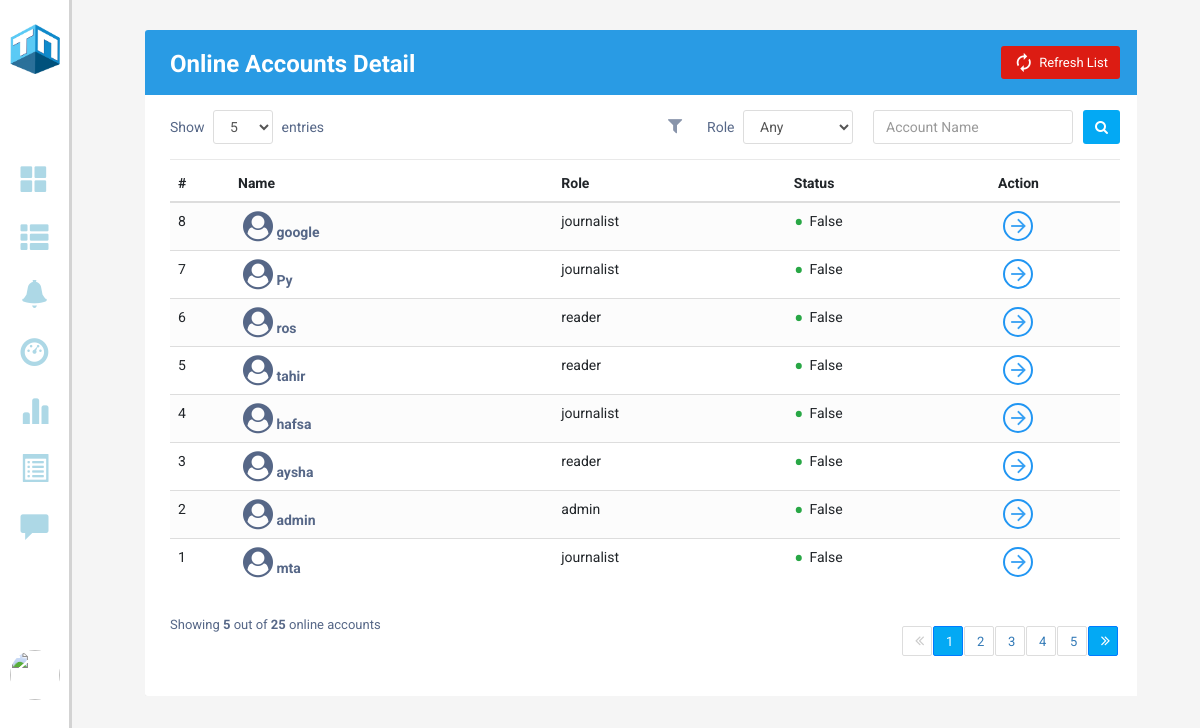
Screenshot of /onlinestatus (signed in) with the database file from the repository.
### models.py (models this page shows)
class Users(db.Model, UserMixin):
    id = db.Column(db.Integer,  primary_key = True, nullable = False)
    email = Column(String, nullable=False, unique = True)
    username = Column(String, nullable=False)
    role = Column(String, nullable=False)
    password = Column(String, nullable=False)
    profile_pic = Column(BLOB, nullable=False)
    mimetype = Column(String, nullable=False)
    status = Column(Boolean, nullable=False)
    created_at = Column(DateTime, server_default = func.now(), nullable=False)
    updated_at = Column(DateTime, server_default = func.now(), server_onupdate = func.now(), nullable=False)
    poster = db.relationship('Posts', backref=backref('poster'), cascade = 'all, delete')
    reporter = db.relationship('Reports', backref=backref('reporter'), cascade = 'all, delete')
    bookmarker = db.relationship('Bookmarks', backref=backref('bookmarker'), cascade = 'all, delete')
    notifier = db.relationship('Notifications', backref=backref('notifier'), cascade = 'all, delete')

### app.py (the view)
@app.route('/onlinestatus')
@login_required
def get_online_users():
    print(current_user.is_active)
    users = Users.query.order_by(Users.id.desc()).all()
    return render_template("OnlineStatus.html", users = users)

### app.py (called while the page is built)
@login_manager.user_loader
def load_user(user_id):
    return Users.query.get(int(user_id))

### templates/OnlineStatus.html (shortened to what this page needs)
<!DOCTYPE html>
<html lang="en">
<head>
    <link rel="stylesheet" type="text/css" href="/static/style.css">
    <link rel="stylesheet" href="https://stackpath.bootstrapcdn.com/bootstrap/4.5.0/css/bootstrap.min.css">
    <link rel="stylesheet" href="https://maxcdn.bootstrapcdn.com/font-awesome/4.7.0/css/font-awesome.min.css">
    <link rel="stylesheet" href="https://maxcdn.bootstrapcdn.com/bootstrap/3.3.6/css/bootstrap.min.css">
    <link rel="stylesheet" href="https://cdnjs.cloudflare.com/ajax/libs/font-awesome/4.7.0/css/font-awesome.min.css">
    <link rel="stylesheet" href="https://maxcdn.bootstrapcdn.com/bootstrap/3.3.7/css/bootstrap.min.css"
>
</head>
<body>
    <section class="GContent" style="background-color: #f2f3f4">
        {% include 'left_admin_menu.html' %}
        <div class="G1" style="width: 94%;">
            <div class="Gformat" style="width: 100%;">
                <div class="container-xl">
                    <div class="table-responsive">
                        <div class="table-wrapper">
                            <div class="table-title">
                                <div class="row">
                                    <div class="col-sm-4">
                                        <h2 style="color: white;">Online Accounts <b>Detail</b></h2>
                                    </div>
                                    <div class="col-sm-8">
                                        <a href="#" class="btn btn-primary" style="background-color: #DC1C13"><i
                                                class="material-icons">&#xE863;</i> <span>Refresh List</span></a>
                                    </div>
                                </div>
                            </div>
                            <div class="table-filter">
                                <div class="row">
                                    <div class="col-sm-3">
                                        <div class="show-entries">
                                            <span>Show</span>
                                            <select class="form-control">
                                                <option>5</option>
                                            </select>
                                            <span>entries</span>
                                        </div>
                                    </div>
                                    <div class="col-sm-9">
                                        <button type="button" class="btn btn-primary"><i
                                                class="fa fa-search"></i></button>
                                        <div class="filter-group">
                                            <input type="text" class="form-control" placeholder="Account Name">
                                        </div>
                                        <div class="filter-group">
                                            <label>Role</label>
                                            <select class="form-control">
                                                <option>Any</option>
                                            </select>
                                        </div>
                                        <span class="filter-icon"><i class="fa fa-filter"></i></span>
                                    </div>
                                </div>
                            </div>
                            <table class="table table-striped table-hover">
                                <thead>
                                    <tr>
                                        <th>#</th>
                                        <th>Name</th>
                                        <th>Role</th>
                                        <th>Status</th>
                                        <th>Action</th>
                                    </tr>
                                </thead>
                                <tbody>
                                    {% for user in users %}
                                    <tr>
                                        <td>{{user.id}}</td>
                                        <td><a href="#"><i class="fa fa-user-circle" aria-hidden="true"
                                                    style="font-size: 30px;"></i> {{user.username}}</a></td>
                                        <td>{{user.role}}</td>
                                        <td><span class="status text-success">&bull;</span> {{user.status}}</td>
                                        <td><a href="#" class="view" title="View Details" data-toggle="tooltip"><i
                                                    class="material-icons">&#xE5C8;</i></a></td>
                                    </tr>
                                    {% endfor %}
                                </tbody>
                            </table>
                            <div class="clearfix">
                                <div class="hint-text">Showing <b>5</b> out of <b>25</b> online accounts</div>
                                <ul class="pagination">
                                    <li class="page-item disabled"><a href="#"><i class="fa fa-angle-double-left"
                                                style="margin-top: -8px;"></i></a></li>
                                    <li class="page-item active"><a href="#" class="page-link">1</a></li>
                                    <li class="page-item"><a href="#" class="page-link">2</a></li>
                                    <li class="page-item"><a href="#" class="page-link">3</a></li>
                                    <li class="page-item"><a href="#" class="page-link">4</a></li>
                                    <li class="page-item"><a href="#" class="page-link">5</a></li>
                                    <li class="page-item active "><a href="#" class="page-link"><i
                                                class="fa fa-angle-double-right" style="margin-top: -8px;"></i></a></li>
                                </ul>
                            </div>
                        </div>
                    </div>
                </div>
            </div>
        </div>
    </section>
</body>
</html>

### static/style.css (style rules this page uses)
body { margin: 0; padding: 0; font-family: Arial, Helvetica, sans-serif; }
.form-control { width: 100%; margin-left: -5%; }
.GContent .G1 { float: left; margin-left: 6%; padding: 0 4%; width: 64%; }
.Gformat { float: left; width: 75%; padding-left: 10px; }
.Gformat h2 { margin-top: 19px; font-size: 20px; font-weight: bold; color: black; margin-right: 6px; }
.table-responsive { margin: 30px 0; }
.table-wrapper { min-width: 1000px; background: #fff; padding: 20px; box-shadow: 0 1px 1px rgba(0, 0, 0, .05); }
.table-title { padding-bottom: 10px; margin: 0 0 10px; min-width: 100%; }
.table-title h2 { margin: 8px 0 0; font-size: 22px; }
table.table tr th, table.table tr td { border-color: #e9e9e9; }
table.table-striped tbody tr:nth-of-type(odd) { background-color: #fcfcfc; }
table.table td:last-child { width: 130px; }
table.table td a { color: #a0a5b1; display: inline-block; margin: 0 5px; }
table.table td a.view { color: #03A9F4; }
table.table td i { font-size: 19px; }
.pagination { float: right; margin: 0 0 5px; }
.pagination li a { border: none; font-size: 95%; width: 30px; height: 30px; color: #999; margin: 0 2px; line-height: 30px; border-radius: 30px !important; text-align: center; padding: 0; }
.pagination li.active a { background: #03A9F4; }
.pagination li.disabled i { color: #ccc; }
.pagination li i { font-size: 16px; padding-top: 6px }
.hint-text { float: left; margin-top: 6px; font-size: 95%; }
.table-wrapper { min-width: 1000px; background: #fff; padding: 20px 25px; border-radius: 3px; box-shadow: 0 1px 1px rgba(0, 0, 0, .05); }
.table-title { padding-bottom: 15px; background: #299be4; color: #fff; padding: 16px 30px; margin: -20px -25px 10px; border-radius: 3px 3px 0 0; }
.table-title h2 { margin: 5px 0 0; font-size: 24px; }
.table-title .btn { color: #566787; float: right; font-size: 13px; background: #fff; border: none; min-width: 50px; border-radius: 2px; border: none; outline: none !important; margin-left: 10px; }
.table-title .btn i { float: left; font-size: 21px; margin-right: 5px; }
.table-title .btn span { float: left; margin-top: 2px; }
table.table tr th, table.table tr td { border-color: #e9e9e9; padding: 12px 15px; vertical-align: middle; }
table.table tr th:first-child { width: 60px; }
table.table tr th:last-child { width: 100px; }
table.table td:last-child i { opacity: 0.9; font-size: 22px; margin: 0 5px; }
table.table td a { font-weight: bold; color: #566787; display: inline-block; text-decoration: none; }
.text-success { color: #10c469; }
.pagination li a { border: none; font-size: 13px; min-width: 30px; min-height: 30px; color: #999; margin: 0 2px; line-height: 30px; border-radius: 2px !important; text-align: center; padding: 0 6px; }
.pagination li.active a, .pagination li.active a.page-link { background: #03A9F4; }
.hint-text { float: left; margin-top: 10px; font-size: 13px; }
.table-wrapper .btn { float: right; color: #333; background-color: #fff; border-radius: 3px; border: none; outline: none !important; margin-left: 10px; }
.table-wrapper .btn.btn-primary { color: #fff; background: #03A9F4; }
.table-title .btn { font-size: 13px; border: none; }
.table-title { color: #fff; padding: 16px 25px; margin: -20px -25px 10px; border-radius: 3px 3px 0 0; }
.show-entries select.form-control { width: 60px; margin: 0 5px; }
.table-filter .filter-group { float: right; margin-left: 15px; }
.table-filter input, .table-filter select { height: 34px; border-radius: 3px; border-color: #ddd; box-shadow: none; }
.table-filter { padding: 5px 0 15px; border-bottom: 1px solid #e9e9e9; margin-bottom: 5px; }
.table-filter .btn { height: 34px; }
.table-filter label { font-weight: normal; margin-left: 10px; }
.table-filter select, .table-filter input { display: inline-block; margin-left: 5px; }
.table-filter input { width: 200px; display: inline-block; }
.filter-group select.form-control { width: 110px; }
.filter-icon { float: right; margin-top: 7px; }
.filter-icon i { font-size: 18px; opacity: 0.7; }
table.table tr th:last-child { width: 80px; }
table.table td a.view { width: 30px; height: 30px; color: #2196F3; border: 2px solid; border-radius: 30px; text-align: center; }
table.table td a.view i { font-size: 22px; margin: 2px 0 0 1px; }
.status { font-size: 30px; margin: 2px 2px 0 0; display: inline-block; vertical-align: middle; line-height: 10px; }

### templates/OnlineStatus.html (style rules this page uses)
body { color: #566787; background: #f5f5f5; font-family: 'Roboto', sans-serif; }

### rows the page displays
Users: id "8", username "google", role "journalist", status "False"
Users: id "7", username "Py", role "journalist", status "False"
Users: id "6", username "ros", role "reader", status "False"
Users: id "5", username "tahir", role "reader", status "False"
Users: id "4", username "hafsa", role "journalist", status "False"
Users: id "3", username "aysha", role "reader", status "False"
Users: id "2", username "admin", role "admin", status "False"
Users: id "1", username "mta", role "journalist", status "False"
